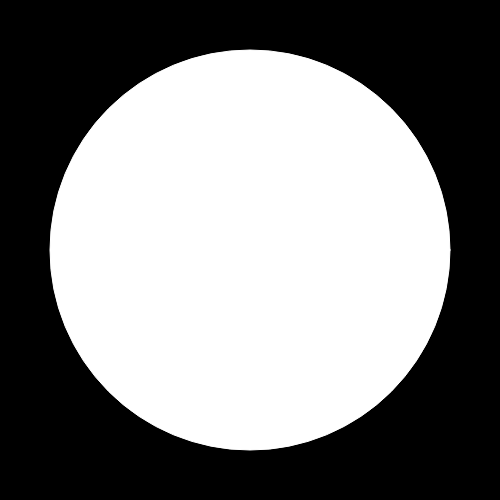
Frame 1 (no input)
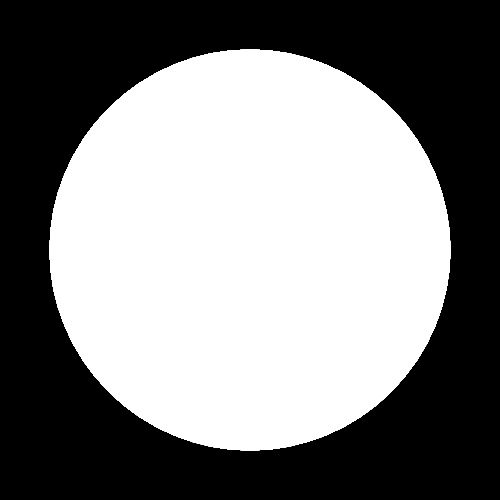
Frame 60 (no input)
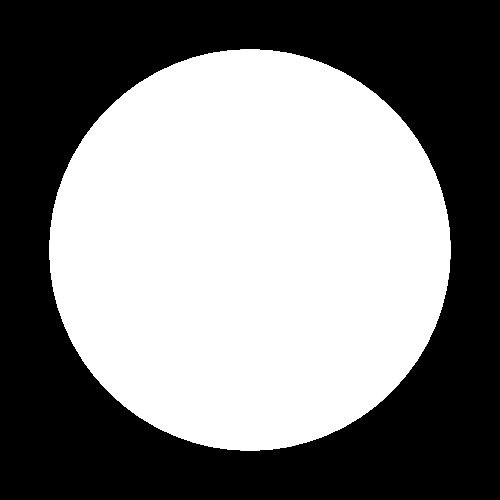
Frame 120 (the mouse pressed at the canvas centre since frame 60)

The p5.js sketch that drew these frames (run headless with seeded random() and noise() and a simulated clock; from frame 60 on, the mouse is pressed at the canvas centre):

// p5.js sketch
// ── sketch.js
function setup() {
  // put setup code here

    createCanvas(500,500);
    background(0,0,0);
    
}

function draw() {
  // put drawing code here
    
stroke(255,255,255);
  //  line(400,200,100,100);
//    line(100,200,400,100);
    
  rect(100,200,300,100); 
    ellipse(250,250,400,400);
    
    
    
}
